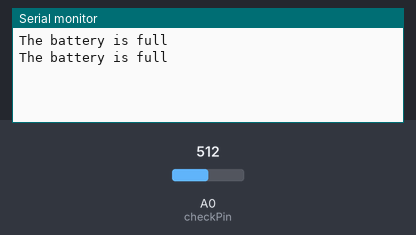
Recording of a sketch running on a simulated Arduino Uno, built with avr-gcc and run on an emulated ATmega328P. Shown: the last lines printed to the serial monitor. The test bench sets the inputs (shaded band); at power-on: A0 (checkPin) = 512.

Above: at 2.8 s.
2.9 s: A0 (checkPin) set to 352
At 4.3 s:
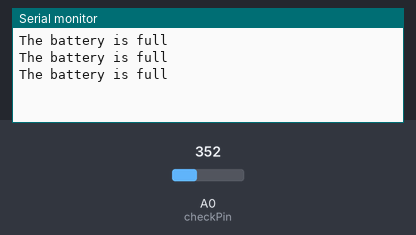
5.6 s: A0 (checkPin) set to 322
At 7.0 s:
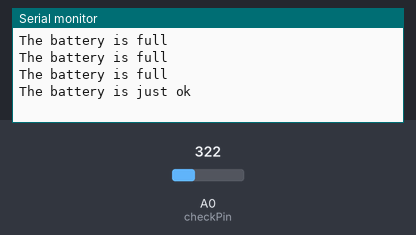
9.5 s: A0 (checkPin) set to 285
At 11.3 s:
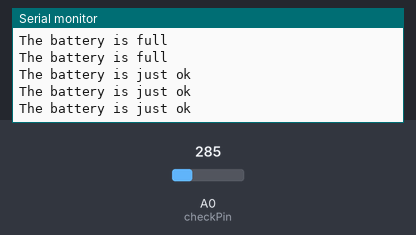
12.2 s: A0 (checkPin) set to 253
At 14.4 s:
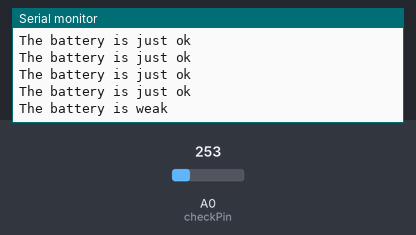

Measured:
- the behaviour switches between 334 and 333 on A0 (checkPin) (found by bisection; images 1 and 2)
- the behaviour switches between 271 and 270 on A0 (checkPin) (found by bisection; images 3 and 4)
- after the input at 5.6 s, the serial monitor: prints a new line after 0.40 s (image 2)
- after the input at 12.2 s, the serial monitor: prints a new line after 1.8 s (image 4)

The sketch:

LinkIt_Battery_Tester.ino
```cpp
int checkPin = A0; //Pin to check battery voltage level
int readValue;  //Stores the value read from Pin A0
float voltageLevel;   //Saves the voltage calculated from 0 to 5v

void setup() {
  // put your setup code here, to run once:
Serial.begin(9600);   //Initialize serial port
pinMode(checkPin,INPUT);  //Set the check pin as input
}

void loop() {
  // put your main code here, to run repeatedly:
readValue = analogRead(checkPin);   //Saves the value read from pin A0 in readValue variable
voltageLevel = readValue*0.0048;   //Multiply readValue by 0.0048 to give the voltage level

Serial.print("The battery is ");

if (voltageLevel >= 1.6){   //If votageLevel is equal to or less than 1.6, print "full" in the Serial Monitor
  Serial.println("full");
  }
else if (voltageLevel < 1.6 && voltageLevel > 1.3){   //Else if voltageLevel is less than 1.6 and greater than 1.6 print "just ok" in Serial Monitor
  Serial.println("just ok");
  }
else if (voltageLevel <= 1.3){   //Else if voltageLevel is less than 1.3 print "weak" in Serial Monitor
  Serial.println("weak");
  }
delay (2000);   //Wait 2 seconds
}
```
